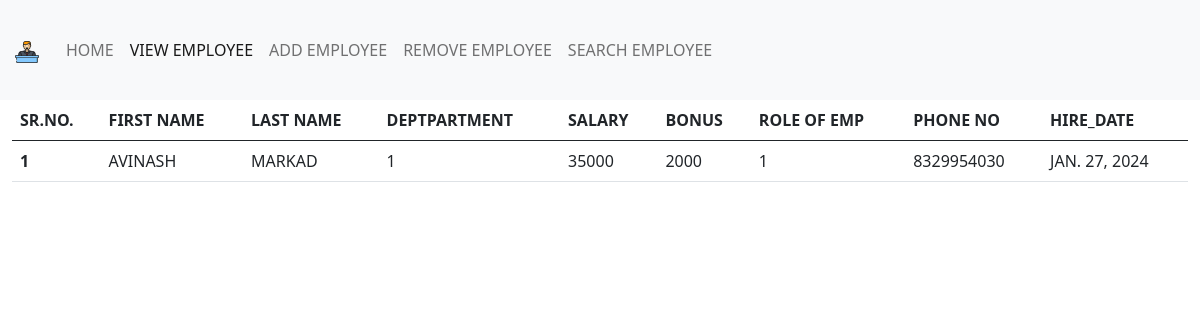
Before: /view with the older database file.
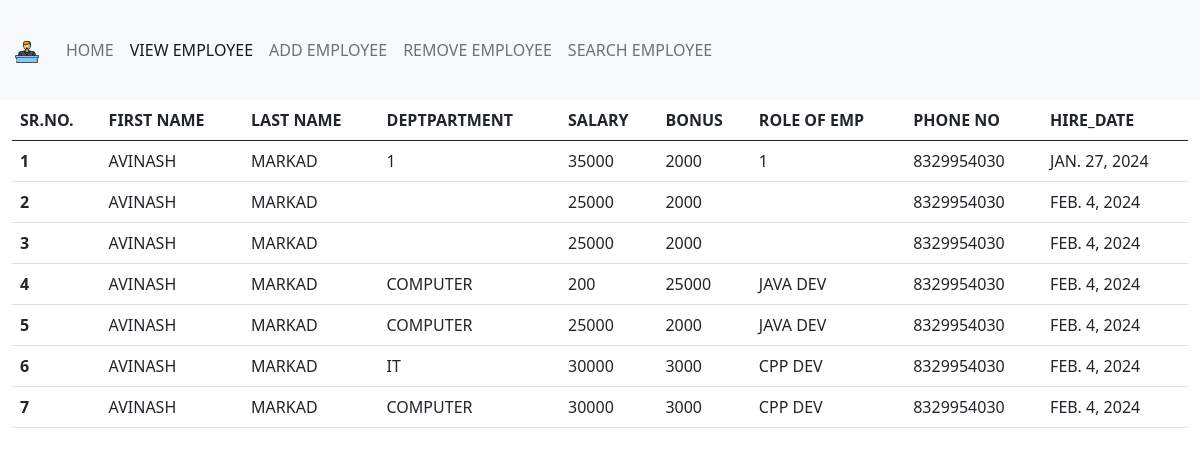
After: the same page with the newer database file.
### emp_app/models.py (models this page shows, shortened)
class Employee(models.Model):
    first_name=models.CharField(max_length=100, null=False)
    last_name=models.CharField(max_length=100)
    dept=models.CharField(max_length=100)
    salary=models.IntegerField(default=0)
    bonus=models.IntegerField(default=0)
    role=models.CharField(max_length=100)
    phone=models.IntegerField(default=0)
    hire_date=models.DateField()

### emp_app/views.py (the view)
# urls.py: path('view', views.view, name='view'),
def view (request):
    emps = Employee.objects.all()
    context={
        'emps':emps
    }
    return render(request,'view.html',context)

### templates/view.html (shortened to what this page needs)
{% load static %}
<!doctype html>
<html lang="en">
  <head>
    <link href="https://cdn.jsdelivr.net/npm/bootstrap@5.0.2/dist/css/bootstrap.min.css" rel="stylesheet">
  </head>
  <body class="text-uppercase">
    <nav class="navbar navbar-expand-lg navbar-light bg-light" style="height:100px;">
        <div class="container-fluid">
            <a class="navbar-brand" href="#">
                <img href="/" src="{% static 'img/reshot-icon-employee-TCW4K37ZS6.svg' %}" alt="logo" width="30" height="24">
              </a>
          <div class="collapse navbar-collapse" id="navbarSupportedContent">
            <ul class="navbar-nav me-auto mb-2 mb-lg-0">
              <li class="nav-item">
                <a class="nav-link " aria-current="page" href="/">Home</a>
              </li>
              <li class="nav-item">
                <a class="nav-link active" href="/view">View employee</a>
              </li>
              <li class="nav-item">
                <a class="nav-link" href="/add">Add employee</a>
              </li>
              <li class="nav-item">
                <a class="nav-link" href="/remove">Remove employee</a>
              </li>
              <li class="nav-item">
                <a class="nav-link" href="/filter">Search employee</a>
              </li>
            </ul>
          </div>
        </div>
      </nav>
    <div class="container-fluid">
      <table class="table">
        <thead>
          <tr>
            <th scope="col">sr.no.</th>
            <th scope="col">First name</th>
            <th scope="col">Last name</th>
            <th scope="col">Deptpartment</th>
            <th scope="col">salary</th>
            <th scope="col">bonus</th>
            <th scope="col">role of emp</th>
            <th scope="col">phone no</th>
            <th scope="col">hire_date</th>
          </tr>
        </thead>
        <tbody>
          {% for emp in emps %}
          <tr>
            <th scope="row">{{ forloop.counter }}</th>
            <td>{{ emp.first_name }}</td>
            <td>{{ emp.last_name }}</td>
            <td>{{ emp.dept }}</td>
            <td>{{ emp.salary }}</td>
            <td>{{ emp.bonus }}</td>
            <td>{{ emp.role }}</td>
            <td>{{ emp.phone }}</td>
            <td>{{ emp.hire_date}}</td>
          </tr>
          {% endfor %}
        </tbody>
      </table>
    </div>
  </body>
</html>

Changed rows visible on the page:
added Employee: first_name "AVINASH", last_name "MARKAD", salary "25000", bonus "2000", phone "8329954030", hire_date "FEB. 4, 2024"
added Employee: first_name "AVINASH", last_name "MARKAD", salary "25000", bonus "2000", phone "8329954030", hire_date "FEB. 4, 2024"
added Employee: first_name "AVINASH", last_name "MARKAD", dept "COMPUTER", salary "200", bonus "25000", role "JAVA DEV", phone "8329954030", hire_date "FEB. 4, 2024"
added Employee: first_name "AVINASH", last_name "MARKAD", dept "COMPUTER", salary "25000", bonus "2000", role "JAVA DEV", phone "8329954030", hire_date "FEB. 4, 2024"
added Employee: first_name "AVINASH", last_name "MARKAD", dept "IT", salary "30000", bonus "3000", role "CPP DEV", phone "8329954030", hire_date "FEB. 4, 2024"
added Employee: first_name "AVINASH", last_name "MARKAD", dept "COMPUTER", salary "30000", bonus "3000", role "CPP DEV", phone "8329954030", hire_date "FEB. 4, 2024"
